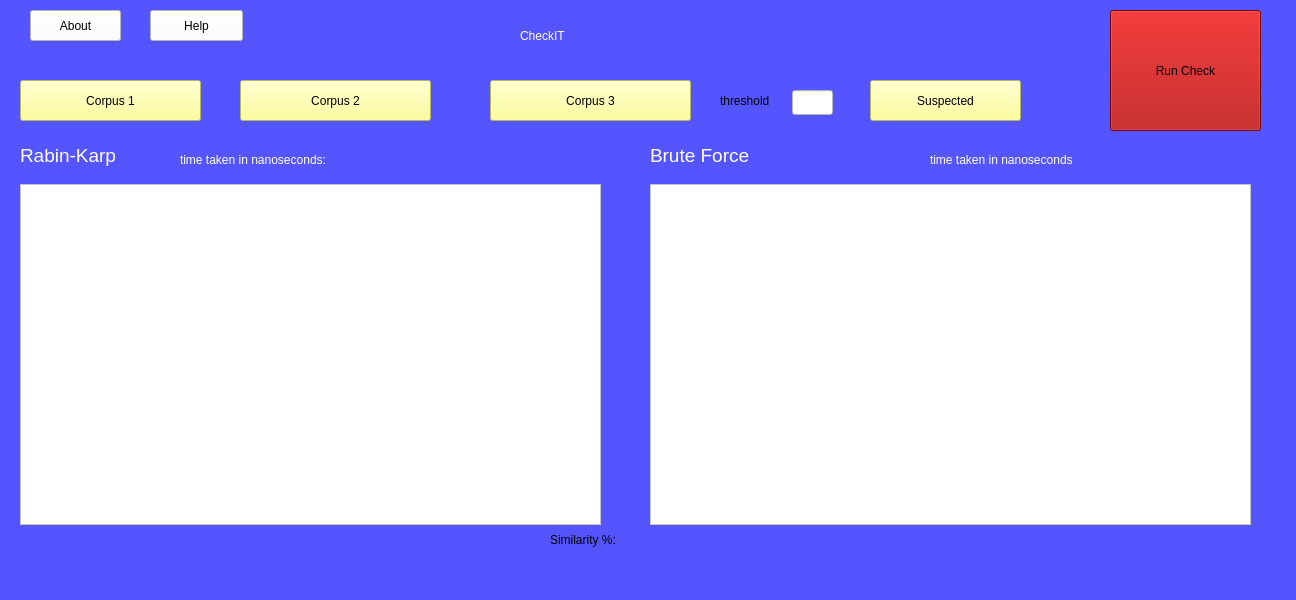
<?xml version="1.0" encoding="UTF-8"?>
<ui version="4.0">
 <class>MainWindow</class>
 <widget class="QMainWindow" name="MainWindow">
  <property name="geometry">
   <rect>
    <x>0</x>
    <y>0</y>
    <width>1296</width>
    <height>600</height>
   </rect>
  </property>
  <property name="windowTitle">
   <string>MainWindow</string>
  </property>
  <property name="styleSheet">
   <string notr="true">background-color: rgb(85, 85, 255);</string>
  </property>
  <widget class="QWidget" name="centralwidget">
   <widget class="QPushButton" name="pushButton">
    <property name="geometry">
     <rect>
      <x>20</x>
      <y>80</y>
      <width>181</width>
      <height>41</height>
     </rect>
    </property>
    <property name="styleSheet">
     <string notr="true">background-color: rgb(255, 255, 127);
font: 14pt &quot;Segoe UI&quot;;</string>
    </property>
    <property name="text">
     <string>Corpus 1</string>
    </property>
   </widget>
   <widget class="QPushButton" name="pushButton_2">
    <property name="geometry">
     <rect>
      <x>240</x>
      <y>80</y>
      <width>191</width>
      <height>41</height>
     </rect>
    </property>
    <property name="styleSheet">
     <string notr="true">font: 14pt &quot;Segoe UI&quot;;
background-color: rgb(255, 255, 127);</string>
    </property>
    <property name="text">
     <string>Corpus 2</string>
    </property>
   </widget>
   <widget class="QPushButton" name="pushButton_3">
    <property name="geometry">
     <rect>
      <x>490</x>
      <y>80</y>
      <width>201</width>
      <height>41</height>
     </rect>
    </property>
    <property name="styleSheet">
     <string notr="true">background-color: rgb(255, 255, 255);
background-color: rgb(255, 255, 127);
font: 14pt &quot;Segoe UI&quot;;</string>
    </property>
    <property name="text">
     <string>Corpus 3</string>
    </property>
   </widget>
   <widget class="QPushButton" name="pushButton_4">
    <property name="geometry">
     <rect>
      <x>870</x>
      <y>80</y>
      <width>151</width>
      <height>41</height>
     </rect>
    </property>
    <property name="styleSheet">
     <string notr="true">font: 14pt &quot;Segoe UI&quot;;
background-color: rgb(255, 255, 127);</string>
    </property>
    <property name="text">
     <string>Suspected</string>
    </property>
   </widget>
   <widget class="QTextEdit" name="textEdit">
    <property name="geometry">
     <rect>
      <x>20</x>
      <y>184</y>
      <width>581</width>
      <height>341</height>
     </rect>
    </property>
    <property name="styleSheet">
     <string notr="true">background-color: rgb(255, 255, 255);</string>
    </property>
   </widget>
   <widget class="QLineEdit" name="lineEdit">
    <property name="geometry">
     <rect>
      <x>792</x>
      <y>90</y>
      <width>41</width>
      <height>25</height>
     </rect>
    </property>
    <property name="styleSheet">
     <string notr="true">background-color: rgb(255, 255, 255);</string>
    </property>
   </widget>
   <widget class="QLabel" name="label">
    <property name="geometry">
     <rect>
      <x>720</x>
      <y>90</y>
      <width>61</width>
      <height>21</height>
     </rect>
    </property>
    <property name="text">
     <string>threshold</string>
    </property>
   </widget>
   <widget class="QPushButton" name="pushButton_5">
    <property name="geometry">
     <rect>
      <x>1110</x>
      <y>10</y>
      <width>151</width>
      <height>121</height>
     </rect>
    </property>
    <property name="styleSheet">
     <string notr="true">background-color: rgb(0, 0, 0);
font: 14pt &quot;Segoe UI&quot;;
background-color: rgb(170, 0, 0);</string>
    </property>
    <property name="text">
     <string>Run Check</string>
    </property>
   </widget>
   <widget class="QTextEdit" name="textEdit_2">
    <property name="geometry">
     <rect>
      <x>650</x>
      <y>184</y>
      <width>601</width>
      <height>341</height>
     </rect>
    </property>
    <property name="styleSheet">
     <string notr="true">background-color: rgb(255, 255, 255);</string>
    </property>
   </widget>
   <widget class="QPushButton" name="pushButton_6">
    <property name="geometry">
     <rect>
      <x>30</x>
      <y>10</y>
      <width>91</width>
      <height>31</height>
     </rect>
    </property>
    <property name="styleSheet">
     <string notr="true">background-color: rgb(255, 255, 255);</string>
    </property>
    <property name="text">
     <string>About</string>
    </property>
   </widget>
   <widget class="QLabel" name="label_2">
    <property name="geometry">
     <rect>
      <x>20</x>
      <y>140</y>
      <width>131</width>
      <height>31</height>
     </rect>
    </property>
    <property name="font">
     <font>
      <pointsize>14</pointsize>
     </font>
    </property>
    <property name="styleSheet">
     <string notr="true">color: rgb(255, 255, 255);</string>
    </property>
    <property name="text">
     <string>Rabin-Karp</string>
    </property>
   </widget>
   <widget class="QLabel" name="label_3">
    <property name="geometry">
     <rect>
      <x>650</x>
      <y>140</y>
      <width>131</width>
      <height>31</height>
     </rect>
    </property>
    <property name="font">
     <font>
      <pointsize>14</pointsize>
     </font>
    </property>
    <property name="styleSheet">
     <string notr="true">color: rgb(255, 255, 255);</string>
    </property>
    <property name="text">
     <string>Brute Force</string>
    </property>
   </widget>
   <widget class="QLabel" name="label_4">
    <property name="geometry">
     <rect>
      <x>1150</x>
      <y>150</y>
      <width>101</width>
      <height>20</height>
     </rect>
    </property>
    <property name="text">
     <string/>
    </property>
   </widget>
   <widget class="QLabel" name="label_5">
    <property name="geometry">
     <rect>
      <x>980</x>
      <y>150</y>
      <width>101</width>
      <height>20</height>
     </rect>
    </property>
    <property name="text">
     <string/>
    </property>
   </widget>
   <widget class="QLabel" name="label_6">
    <property name="geometry">
     <rect>
      <x>800</x>
      <y>150</y>
      <width>111</width>
      <height>20</height>
     </rect>
    </property>
    <property name="text">
     <string/>
    </property>
   </widget>
   <widget class="QLabel" name="label_7">
    <property name="geometry">
     <rect>
      <x>930</x>
      <y>150</y>
      <width>281</width>
      <height>20</height>
     </rect>
    </property>
    <property name="styleSheet">
     <string notr="true">color: rgb(255, 255, 255);</string>
    </property>
    <property name="text">
     <string>time taken in nanoseconds</string>
    </property>
   </widget>
   <widget class="QLabel" name="label_8">
    <property name="geometry">
     <rect>
      <x>180</x>
      <y>150</y>
      <width>301</width>
      <height>20</height>
     </rect>
    </property>
    <property name="styleSheet">
     <string notr="true">color: rgb(255, 255, 255);</string>
    </property>
    <property name="text">
     <string>time taken in nanoseconds:</string>
    </property>
   </widget>
   <widget class="QLabel" name="label_9">
    <property name="geometry">
     <rect>
      <x>520</x>
      <y>10</y>
      <width>261</width>
      <height>51</height>
     </rect>
    </property>
    <property name="styleSheet">
     <string notr="true">font: 40pt &quot;Times New Roman&quot;;
color: rgb(255, 255, 255);</string>
    </property>
    <property name="text">
     <string>CheckIT</string>
    </property>
   </widget>
   <widget class="QPushButton" name="pushButton_7">
    <property name="geometry">
     <rect>
      <x>150</x>
      <y>10</y>
      <width>93</width>
      <height>31</height>
     </rect>
    </property>
    <property name="styleSheet">
     <string notr="true">background-color: rgb(255, 255, 255);</string>
    </property>
    <property name="text">
     <string>Help</string>
    </property>
   </widget>
   <widget class="QLabel" name="label_10">
    <property name="geometry">
     <rect>
      <x>550</x>
      <y>530</y>
      <width>281</width>
      <height>20</height>
     </rect>
    </property>
    <property name="text">
     <string>Similarity %: </string>
    </property>
   </widget>
  </widget>
  <widget class="QMenuBar" name="menubar">
   <property name="geometry">
    <rect>
     <x>0</x>
     <y>0</y>
     <width>1296</width>
     <height>26</height>
    </rect>
   </property>
  </widget>
  <widget class="QStatusBar" name="statusbar"/>
 </widget>
 <resources/>
 <connections/>
</ui>
